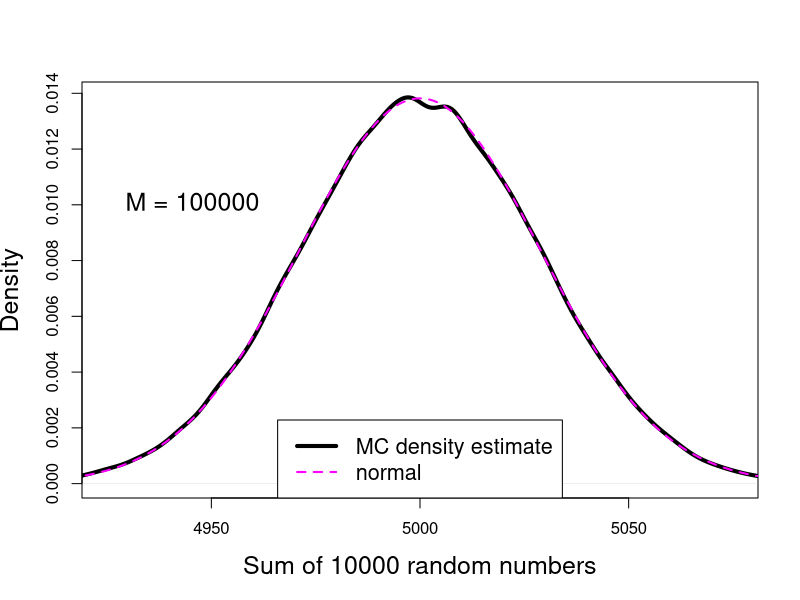

The R script that drew this image:
print('file: CLTdensity1e5MC.R')
# Central Limit Theorem (CLT): sum of random numbers -> normal distribution
M = 1e5  
N = 10000   # number of random numbers to sum up
S = numeric(M) # array for sums of random numbers
set.seed(1953) # set seed for random number generators
for(k in 1:M) S[k] = sum(runif(N))
Smean = mean(S); Ssd = sd(S)
SmeanTheory = N/2; SsdTheory = sqrt(N/12)
# png('SumRandomM100000DensityBook160104.png',width=16,height=16,units='cm',res=300)
plot(density(S,from=4900,to=5100),col='black',lwd=4,main='',
     xlab='Sum of 10000 random numbers',xlim=c(4925,5075),las=0,cex.lab=1.5)
text(4927,0.01,pos=4,'M = 100000',col='black',cex=1.5)
x = seq(4900,5100,1); y = dnorm(x,SmeanTheory,SsdTheory)
lines(x,y,col='magenta',lwd=2,lty=2)
legend('bottom',legend=c('MC density estimate','normal'),col=c('black','magenta'),
       lty=c(1,2),lwd=c(4,2),cex=1.3)
# dev.off()
# --------------------------------------------------------------
# Results:
print(c('M = ',M))                                 
print(c('Smean = ',round(Smean,3)))                
print(c('should be close to ',SmeanTheory))        
print(c('Ssd = ',round(Ssd,3)))                    
print(c('should be close to ',round(SsdTheory,3))) 
